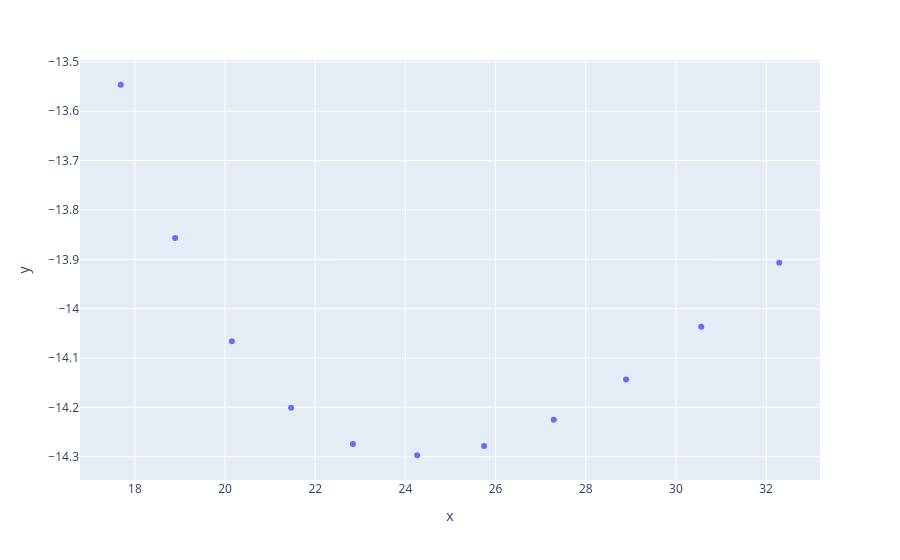

Notebook source saved alongside this figure:
### Markdown cell above
## EOS Curves

We will plot just one EOS curve as an illustration.

### Code cell
eos = df_preds["eos"][0]

px.scatter(x=eos["volumes"], y=eos["energies"])

### Figure 1 — Plotly figure (JSON) as saved in the notebook; plotly's stock layout.template omitted (floating-point values rounded to 4 significant figures)
{"data": [{"hovertemplate": "x=%{x}<br>y=%{y}<extra></extra>", "legendgroup": "", "marker": {"color": "#636efa", "symbol": "circle"}, "mode": "markers", "name": "", "orientation": "v", "showlegend": false, "type": "scatter", "x": [17.69, 18.89, 20.15, 21.46, 22.83, 24.26, 25.75, 27.29, 28.9, 30.56, 32.29], "xaxis": "x", "y": [-13.55, -13.86, -14.07, -14.2, -14.27, -14.3, -14.28, -14.23, -14.14, -14.04, -13.91], "yaxis": "y"}], "layout": {"legend": {"tracegroupgap": 0}, "margin": {"t": 60}, "xaxis": {"anchor": "y", "domain": [0, 1], "title": {"text": "x"}}, "yaxis": {"anchor": "x", "domain": [0, 1], "title": {"text": "y"}}}}
